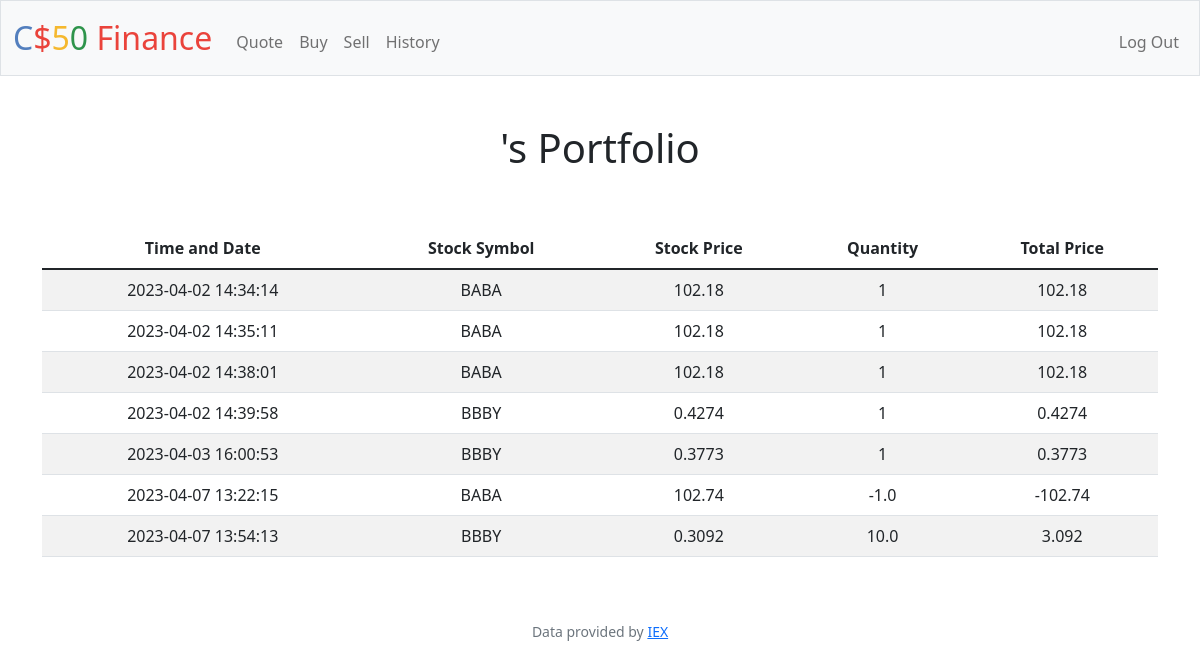
/history (signed in), run on an earlier commit of the app's database.
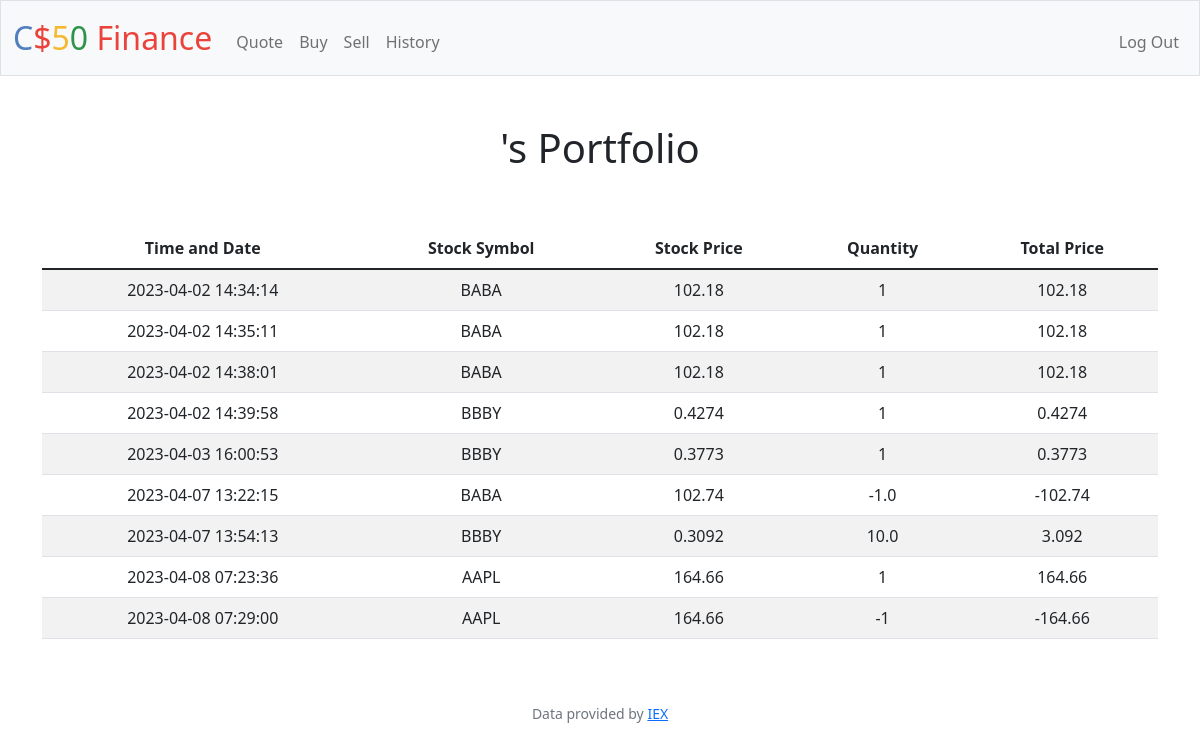
And on a later commit of the database.
### tables this page shows
CREATE TABLE 'buystocks' ('unique_transaction_id' INTEGER PRIMARY KEY AUTOINCREMENT NOT NULL, 'user_id' INTEGER, 'timestamp' TEXT, 'stock_symbol' TEXT, 'stock_price' TEXT, 'total_amount_paid' TEXT, quantity varchar(255));

### app.py (the view)
@app.route("/history")
@login_required
def history():
    if request.method == "GET":
        user_id = session["user_id"]
        history_list_of_dict = db.execute(
            "SELECT timestamp, stock_symbol, stock_price, total_amount_paid, quantity FROM buystocks WHERE user_id = ?", user_id)
        return render_template("history.html", history_list_of_dict=history_list_of_dict)
    """Show history of transactions"""

### app.py (called while the page is built)
@app.after_request
def after_request(response):
    response.headers["Cache-Control"] = "no-cache, no-store, must-revalidate"
    response.headers["Expires"] = 0
    response.headers["Pragma"] = "no-cache"
    return response

### helpers.py (called while the page is built)
def login_required(f):
    @wraps(f)
    def decorated_function(*args, **kwargs):
        if session.get("user_id") is None:
            return redirect("/login")
        return f(*args, **kwargs)
    return decorated_function

### templates/history.html (shortened to what this page needs)
{% extends "layout.html" %}
{% block main %}
    <h1>{{ user }}'s Portfolio</h1>
    <main class="container py-5 text-center">
        <table class="table table-striped">
            <thead>
                <tr>
                    <th text-align="center">Time and Date</th>
                    <th text-align="center">Stock Symbol</th>
                    <th text-align="center">Stock Price</th>
                    <th text-align="center">Quantity</th>
                    <th text-align="center">Total Price</th>
                </tr>
            </thead>
        <tbody>
            {% for row in history_list_of_dict %}
                <tr>
                    <td text-align="center">{{ row["timestamp"] }}</td>
                    <td text-align="center">{{ row["stock_symbol"] }}</td>
                    <td text-align="center">{{ row["stock_price"] }}</td>
                    <td text-align="center">{{ row["quantity"] }} </td>
                    <td text-align="center">{{ row["total_amount_paid"] }} </td>
            {% endfor %}
            </tbody>
        </table>
{% endblock %}

### templates/layout.html (shortened to what this page needs)
<!DOCTYPE html>
<html lang="en">
    <head>
        <link href="https://cdn.jsdelivr.net/npm/bootstrap@5.1.3/dist/css/bootstrap.min.css" rel="stylesheet">
        <link href="/static/styles.css" rel="stylesheet">
    </head>
    <body>
        <nav class="bg-light border navbar navbar-expand-md navbar-light">
            <div class="container-fluid">
                <a class="navbar-brand" href="/"><span class="blue">C</span><span class="red">$</span><span class="yellow">5</span><span class="green">0</span> <span class="red">Finance</span></a>
                <div class="collapse navbar-collapse" id="navbar">
                    {% if session["user_id"] %}
                        <ul class="navbar-nav me-auto mt-2">
                            <li class="nav-item"><a class="nav-link" href="/quote">Quote</a></li>
                            <li class="nav-item"><a class="nav-link" href="/buy">Buy</a></li>
                            <li class="nav-item"><a class="nav-link" href="/sell">Sell</a></li>
                            <li class="nav-item"><a class="nav-link" href="/history">History</a></li>
                        </ul>
                        <ul class="navbar-nav ms-auto mt-2">
                            <li class="nav-item"><a class="nav-link" href="/logout">Log Out</a></li>
                        </ul>
                    {% else %}
                        <ul class="navbar-nav ms-auto mt-2">
                            <li class="nav-item"><a class="nav-link" href="/register">Register</a></li>
                            <li class="nav-item"><a class="nav-link" href="/login">Log In</a></li>
                        </ul>
                    {% endif %}
                </div>
            </div>
        </nav>
        <main class="container-fluid py-5 text-center">
            {% block main %}{% endblock %}
        </main>
        <footer class="mb-5 small text-center text-muted">
            Data provided by <a href="https://iexcloud.io/">IEX</a>
        </footer>
    </body>
</html>

### static/styles.css (style rules this page uses)
nav .navbar-brand { font-size: xx-large; }
nav .navbar-brand .blue { color: #537fbe; }
nav .navbar-brand .red { color: #ea433b; }
nav .navbar-brand .yellow { color: #f5b82e; }
nav .navbar-brand .green { color: #2e944b; }

What changed in the data, as far as the page shows it:
added buystocks: timestamp "2023-04-08 07:23:36", stock_symbol "AAPL", stock_price "164.66", quantity "1", total_amount_paid "164.66"
added buystocks: timestamp "2023-04-08 07:29:00", stock_symbol "AAPL", stock_price "164.66", quantity "-1", total_amount_paid "-164.66"
